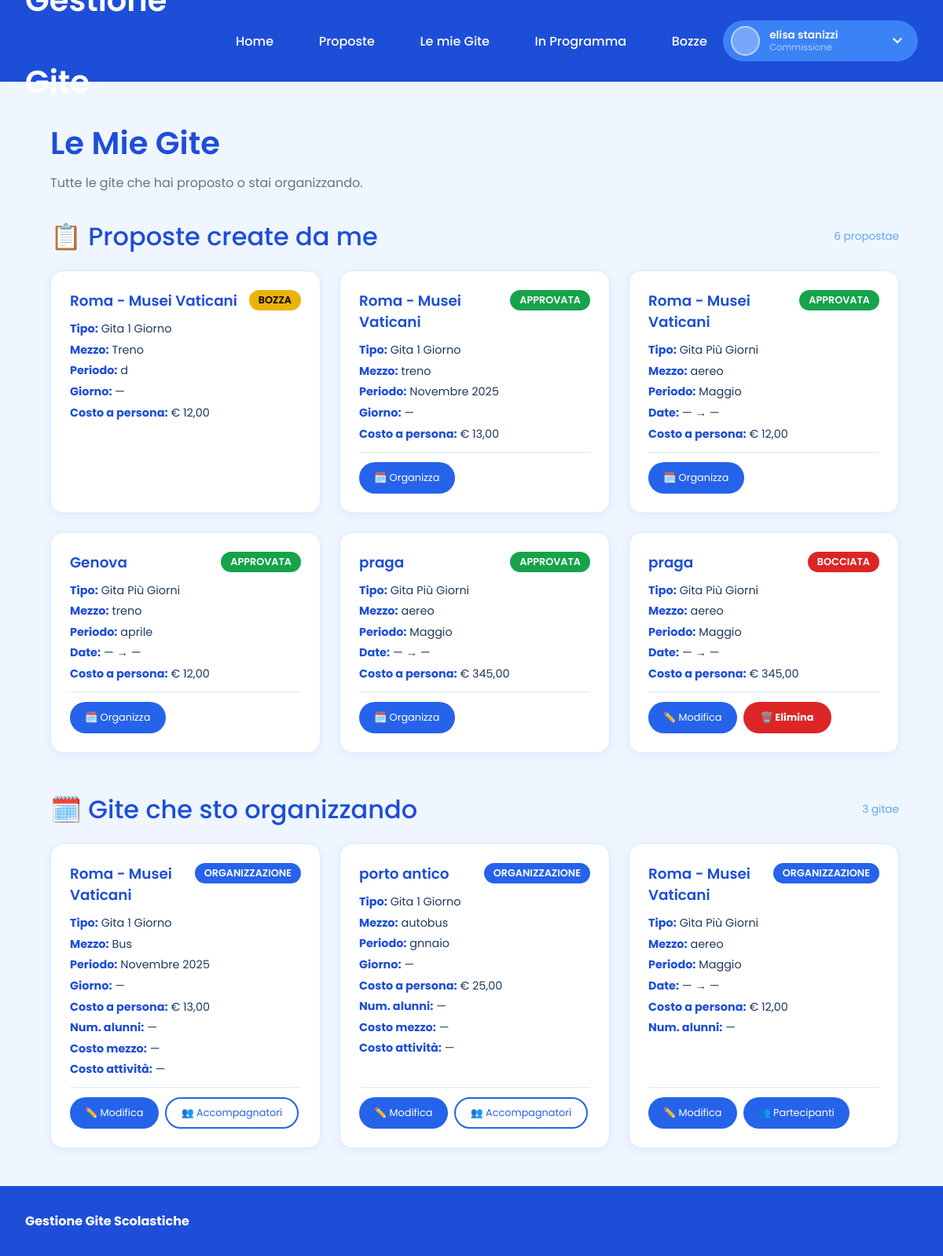
Page /mieGite.php (signed in) on the committed database.
### tables this page shows
CREATE TABLE `gita1g` (
  `idGita` int(11) NOT NULL,
  `idUtente` int(11) NOT NULL,
  `destinazione` varchar(255) NOT NULL,
  `descrizione` varchar(50) DEFAULT NULL,
  `mezzo` varchar(100) DEFAULT NULL,
  `periodo` varchar(100) DEFAULT NULL,
  `giorno` date DEFAULT NULL,
  `costoMezzo` decimal(10,2) DEFAULT NULL,
  `costoAttivita` decimal(10,2) DEFAULT NULL,
  `costoAPersona` decimal(10,2) DEFAULT NULL,
  `numAlunni` int(11) DEFAULT NULL,
  `classi` varchar(20) DEFAULT NULL,
  `idStato` int(11) NOT NULL
);

CREATE TABLE `statogita` (
  `IDStato` int(11) NOT NULL,
  `Stato` enum('Bozza','Approvata','Bocciata','Organizzazione','Conclusa') NOT NULL
);

CREATE TABLE `gite5` (
  `idGita` int(11) NOT NULL,
  `idUtente` int(11) NOT NULL,
  `destinazione` varchar(255) NOT NULL,
  `descrizione` varchar(50) DEFAULT NULL,
  `mezzo` varchar(100) DEFAULT NULL,
  `periodo` varchar(100) DEFAULT NULL,
  `giornoInizio` date DEFAULT NULL,
  `giornoFine` date DEFAULT NULL,
  `costoAPersona` decimal(10,2) DEFAULT NULL,
  `numAlunni` int(11) DEFAULT NULL,
  `classi` varchar(20) DEFAULT NULL,
  `idStato` int(11) NOT NULL
);

### mieGite.php (the view, shortened to what this page needs)
<?php
include('nav.php');
$idUtenteLoggato = $_SESSION['id_utente'];
$proposte = [];
$r1 = $conn->query("SELECT g.*, s.Stato, '1g' AS tipo FROM gita1g g JOIN statogita s ON g.idStato = s.IDStato WHERE g.idUtente = $idUtenteLoggato AND g.idStato IN (1,2,3) ORDER BY g.idGita DESC");
if ($r1) { while ($row = $r1->fetch_assoc()) $proposte[] = $row; }
$r2 = $conn->query("SELECT g.*, s.Stato, '5g' AS tipo FROM gite5 g JOIN statogita s ON g.idStato = s.IDStato WHERE g.idUtente = $idUtenteLoggato AND g.idStato IN (1,2,3) ORDER BY g.idGita DESC");
if ($r2) { while ($row = $r2->fetch_assoc()) $proposte[] = $row; }
$organizzate = [];
$r3 = $conn->query("
    SELECT g.*, s.Stato, '1g' AS tipo, 1 AS sono_autore
    FROM gita1g g JOIN statogita s ON g.idStato = s.IDStato
    WHERE g.idUtente = $idUtenteLoggato AND g.idStato IN (4,5)
    UNION
    SELECT g.*, s.Stato, '1g' AS tipo, 0 AS sono_autore
    FROM gita1g g JOIN statogita s ON g.idStato = s.IDStato
    JOIN accompagnatori a ON a.idgita = g.idGita AND a.tipo_gita = '1g'
    WHERE a.idutente = $idUtenteLoggato AND g.idUtente <> $idUtenteLoggato AND g.idStato IN (4,5)
    ORDER BY idGita DESC
");
if ($r3) { while ($row = $r3->fetch_assoc()) $organizzate[] = $row; }
$r4 = $conn->query("
    SELECT g.*, s.Stato, '5g' AS tipo, 1 AS sono_autore
    FROM gite5 g JOIN statogita s ON g.idStato = s.IDStato
    WHERE g.idUtente = $idUtenteLoggato AND g.idStato IN (4,5)
    UNION
    SELECT g.*, s.Stato, '5g' AS tipo, 0 AS sono_autore
    FROM gite5 g JOIN statogita s ON g.idStato = s.IDStato
    JOIN accompagnatori a ON a.idgita = g.idGita AND a.tipo_gita = '5g'
    WHERE a.idutente = $idUtenteLoggato AND g.idUtente <> $idUtenteLoggato AND g.idStato IN (4,5)
    ORDER BY idGita DESC
");
if ($r4) { while ($row = $r4->fetch_assoc()) $organizzate[] = $row; }
function badgeClass($stato) {
    switch ($stato) {
        case 'Approvata':      return 'badge-success';
        case 'Bocciata':       return 'badge-danger';
        case 'Bozza':          return 'badge-warning';
        case 'Organizzazione': return 'badge-primary';
    }
}
?>
<!DOCTYPE html>
<html lang="it">
<head>
    <link rel="stylesheet" href="style.css">
    <link rel="stylesheet" href="vetrina.css">
    <link rel="stylesheet" href="style_custom.css">
</head>
<body>
<div class="container">
<main class="content bozze-padding">
<div class="hero-section">
    <h2 style="margin-bottom:0.5rem;color:var(--blue-700);">Le Mie Gite</h2>
    <p>Tutte le gite che hai proposto o stai organizzando.</p>
</div>
<div class="table-section" style="margin-top:2rem;">
    <div style="display:flex;justify-content:space-between;align-items:center;margin-bottom:1.2rem;">
        <h3 style="margin:0;color:var(--blue-700);">📋 Proposte create da me</h3>
        <span style="font-size:0.85rem;color:var(--blue-400);"><?php echo count($proposte); ?> proposta<?php echo count($proposte) != 1 ? 'e' : ''; ?></span>
    </div>
    <?php if (count($proposte) === 0): ?>
        <p style="color:#64748b;font-style:italic;">Non hai ancora creato nessuna proposta.</p>
    <?php else: ?>
    <div class="miegite-grid">
        <?php foreach ($proposte as $row):
            $tipo      = $row['tipo'] === '1g' ? 'Gita 1 Giorno' : 'Gita Più Giorni';
            $dest      = htmlspecialchars($row['destinazione']);
            $destJs    = htmlspecialchars($row['destinazione'], ENT_QUOTES);
            $mezzo     = htmlspecialchars($row['mezzo'] ?? '');
            $mezzoJs   = htmlspecialchars($row['mezzo'] ?? '', ENT_QUOTES);
            $periodo   = htmlspecialchars($row['periodo'] ?? '');
            $periodoJs = htmlspecialchars($row['periodo'] ?? '', ENT_QUOTES);
            $descJs    = htmlspecialchars($row['descrizione'] ?? '', ENT_QUOTES);
            $classiJs  = htmlspecialchars($row['classi'] ?? '', ENT_QUOTES);
            $costoRaw  = $row['costoAPersona'] ?? 0;
            $costo     = $costoRaw !== null ? '€ ' . number_format($costoRaw, 2, ',', '.') : '—';
            $stato     = $row['Stato'];
            $badge     = badgeClass($stato);
            $id        = intval($row['idGita']);
            $tipoTabella = $row['tipo'];
            if ($row['tipo'] === '1g') {
                $data = $row['giorno'] ? date('d/m/Y', strtotime($row['giorno'])) : '—';
                $dataLabel = 'Giorno';
            } else {
                $ini = $row['giornoInizio'] ? date('d/m/Y', strtotime($row['giornoInizio'])) : '—';
                $fin = $row['giornoFine']   ? date('d/m/Y', strtotime($row['giornoFine']))   : '—';
                $data = "$ini → $fin";
                $dataLabel = 'Date';
            }
        ?>
        <div class="miegite-card">
            <div class="miegite-card-header">
                <h4 class="miegite-card-title"><?php echo $dest; ?></h4>
                <span class="badge <?php echo $badge; ?>"><?php echo $stato; ?></span>
            </div>
            <div class="miegite-card-body">
                <div class="miegite-card-info">
                    <span><strong>Tipo:</strong> <?php echo $tipo; ?></span>
                    <span><strong>Mezzo:</strong> <?php echo $mezzo ?: '—'; ?></span>
                    <span><strong>Periodo:</strong> <?php echo $periodo ?: '—'; ?></span>
                    <span><strong><?php echo $dataLabel; ?>:</strong> <?php echo $data; ?></span>
                    <span><strong>Costo a persona:</strong> <?php echo $costo; ?></span>
                </div>
            </div>
            <?php if ($stato === 'Approvata'): ?>
            <div class="miegite-card-footer">
                <button type="button" class="button xs"
                    data-id="<?php echo $id; ?>"
                    data-dest="<?php echo $destJs; ?>"
                    data-desc="<?php echo $descJs; ?>"
                    data-mezzo="<?php echo $mezzoJs; ?>"
                    data-periodo="<?php echo $periodoJs; ?>"
                    data-classi="<?php echo $classiJs; ?>"
                    data-costo="<?php echo floatval($costoRaw); ?>"
                    data-tipo="<?php echo $tipoTabella; ?>"
                    onclick="apriOrg(this)">
                    🗓️ Organizza
                </button>
            </div>
            <?php elseif ($stato === 'Bocciata'): ?>
            <div class="miegite-card-footer">
                <button type="button" class="button xs"
                    onclick="apriModifica(<?php echo $id; ?>,'<?php echo $destJs; ?>','<?php echo $mezzoJs; ?>','<?php echo $periodoJs; ?>',<?php echo floatval($costoRaw); ?>,'<?php echo $tipoTabella; ?>')">
                    ✏️ Modifica
                </button>
                <button type="button" class="button cancel xs"
                    onclick="apriElimina(<?php echo $id; ?>,'<?php echo $destJs; ?>','<?php echo $tipoTabella; ?>')">
                    🗑️ Elimina
                </button>
            </div>
            <?php endif; ?>
        </div>
        <?php endforeach; ?>
    </div>
    <?php endif; ?>
</div>
<div class="table-section" style="margin-top:3rem;">
    <div style="display:flex;justify-content:space-between;align-items:center;margin-bottom:1.2rem;">
        <h3 style="margin:0;color:var(--blue-700);">🗓️ Gite che sto organizzando</h3>
        <span style="font-size:0.85rem;color:var(--blue-400);"><?php echo count($organizzate); ?> gita<?php echo count($organizzate) != 1 ? 'e' : ''; ?></span>
    </div>
    <?php if (count($organizzate) === 0): ?>
        <p style="color:#64748b;font-style:italic;">Non stai organizzando nessuna gita al momento.</p>
    <?php else: ?>
    <div class="miegite-grid">
        <?php foreach ($organizzate as $row):
            $tipo    = $row['tipo'] === '1g' ? 'Gita 1 Giorno' : 'Gita Più Giorni';
            $dest    = htmlspecialchars($row['destinazione']);
            $destJs  = htmlspecialchars($row['destinazione'], ENT_QUOTES);
            $mezzo   = htmlspecialchars($row['mezzo'] ?? '—');
            $mezzoJs = htmlspecialchars($row['mezzo'] ?? '', ENT_QUOTES);
            $periodo = htmlspecialchars($row['periodo'] ?? '—');
            $periodoJs = htmlspecialchars($row['periodo'] ?? '', ENT_QUOTES);
            $descJs  = htmlspecialchars($row['descrizione'] ?? '', ENT_QUOTES);
            $classiJs= htmlspecialchars($row['classi'] ?? '', ENT_QUOTES);
            $costo   = $row['costoAPersona'] !== null ? '€ ' . number_format($row['costoAPersona'], 2, ',', '.') : '—';
            $stato   = $row['Stato'];
            $badge   = badgeClass($stato);
            $numAl   = $row['numAlunni'] !== null ? $row['numAlunni'] : '—';
            $id      = intval($row['idGita']);
            $tipoTabella = $row['tipo'];
            if ($row['tipo'] === '1g') {
                $dataRaw   = $row['giorno'] ?? '';
                $data      = $dataRaw ? date('d/m/Y', strtotime($dataRaw)) : '—';
                $dataLabel = 'Giorno';
                $costoMezzoRaw = $row['costoMezzo'] ?? '';
                $costoAttRaw   = $row['costoAttivita'] ?? '';
                $costoAPRaw    = $row['costoAPersona'] ?? '';
                $costoMezzo = $costoMezzoRaw !== null && $costoMezzoRaw !== '' ? '€ ' . number_format($costoMezzoRaw, 2, ',', '.') : '—';
                $costoAtt   = $costoAttRaw   !== null && $costoAttRaw   !== '' ? '€ ' . number_format($costoAttRaw,   2, ',', '.') : '—';
                $extraInfo  = "<span><strong>Costo mezzo:</strong> $costoMezzo</span><span><strong>Costo attività:</strong> $costoAtt</span>";
            } else {
                $ini = $row['giornoInizio'] ? date('d/m/Y', strtotime($row['giornoInizio'])) : '—';
                $fin = $row['giornoFine']   ? date('d/m/Y', strtotime($row['giornoFine']))   : '—';
                $data      = "$ini → $fin";
                $dataLabel = 'Date';
                $extraInfo = "";
                $costoMezzoRaw = '';
                $costoAttRaw   = '';
                $costoAPRaw    = $row['costoAPersona'] ?? '';
            }
        ?>
        <div class="miegite-card">
            <div class="miegite-card-header">
                <h4 class="miegite-card-title"><?php echo $dest; ?></h4>
                <span class="badge <?php echo $badge; ?>"><?php echo $stato; ?></span>
            </div>
            <div class="miegite-card-body">
                <div class="miegite-card-info">
                    <span><strong>Tipo:</strong> <?php echo $tipo; ?></span>
                    <span><strong>Mezzo:</strong> <?php echo $mezzo; ?></span>
                    <span><strong>Periodo:</strong> <?php echo $periodo; ?></span>
                    <span><strong><?php echo $dataLabel; ?>:</strong> <?php echo $data; ?></span>
                    <span><strong>Costo a persona:</strong> <?php echo $costo; ?></span>
                    <span><strong>Num. alunni:</strong> <?php echo $numAl; ?></span>
                    <?php echo $extraInfo; ?>
                </div>
            </div>
            <div class="miegite-card-footer">
                <button type="button" class="button xs"
                    data-id="<?php echo $id; ?>"
                    data-tipo="<?php echo $tipoTabella; ?>"
                    data-dest="<?php echo $destJs; ?>"
                    data-desc="<?php echo $descJs; ?>"
                    data-mezzo="<?php echo $mezzoJs; ?>"
                    data-periodo="<?php echo $periodoJs; ?>"
                    data-classi="<?php echo $classiJs; ?>"
                    data-giorno="<?php echo htmlspecialchars($row['tipo']==='1g' ? ($row['giorno']??'') : '', ENT_QUOTES); ?>"
                    data-giorno-inizio="<?php echo htmlspecialchars($row['tipo']==='5g' ? ($row['giornoInizio']??'') : '', ENT_QUOTES); ?>"
                    data-giorno-fine="<?php echo htmlspecialchars($row['tipo']==='5g' ? ($row['giornoFine']??'') : '', ENT_QUOTES); ?>"
                    data-costo-mezzo="<?php echo $costoMezzoRaw; ?>"
                    data-costo-att="<?php echo $costoAttRaw; ?>"
                    data-costo-ap="<?php echo $costoAPRaw; ?>"
                    data-num-alunni="<?php echo $row['numAlunni'] ?? ''; ?>"
                    onclick="apriModOrg(this)">
                    ✏️ Modifica
                </button>
                <?php if ($row['tipo'] === '1g'):
                    $accRes = $conn->query("SELECT CONCAT(u.Nome,' ',u.Cognome) AS nome FROM accompagnatori a JOIN utente u ON a.idutente=u.IDUtente WHERE a.idgita={$row['idGita']} AND a.tipo_gita='1g' ORDER BY u.Cognome,u.Nome");
                    $accList = [];
                    if ($accRes) { while ($aRow = $accRes->fetch_assoc()) $accList[] = $aRow['nome']; }
                    $accJson = htmlspecialchars(json_encode($accList), ENT_QUOTES);
                ?>
                <button type="button" class="button xs outline"
                    data-dest="<?php echo $destJs; ?>"
                    data-acc="<?php echo $accJson; ?>"
                    onclick="apriAccompagnatori(this)">👥 Accompagnatori</button>
                <?php endif; ?>
                <?php if ($row['tipo'] === '5g'): ?>
                <a href="partecipanti.php?id=<?php echo $row['idGita']; ?>" class="button xs" style="text-decoration:none;">👥 Partecipanti</a>
                <?php endif; ?>
            </div>
        </div>
        <?php endforeach; ?>
    </div>
    <?php endif; ?>
</div>
</main>
<footer><div class="footer-container"><div class="footer-left"><p><strong>Gestione Gite Scolastiche</strong></p></div></div></footer>
</div>
</body>
</html>

### rows in the picture
gita1g: destinazione "Roma - Musei Vaticani", idStato.Stato "BOZZA", tipo "Gita 1 Giorno", mezzo "Treno", periodo "d", dataLabel "Giorno", giorno "—", costoAPersona "€ 12,00"
gita1g: destinazione "Roma - Musei Vaticani", idStato.Stato "APPROVATA", tipo "Gita 1 Giorno", mezzo "treno", periodo "Novembre 2025", dataLabel "Giorno", giorno "—", costoAPersona "€ 13,00"
gite5: destinazione "Roma - Musei Vaticani", idStato.Stato "APPROVATA", tipo "Gita Più Giorni", mezzo "aereo", periodo "Maggio", dataLabel "Date", data "— → —", costoAPersona "€ 12,00"
gite5: destinazione "Genova", idStato.Stato "APPROVATA", tipo "Gita Più Giorni", mezzo "treno", periodo "aprile", dataLabel "Date", data "— → —", costoAPersona "€ 12,00"
gite5: destinazione "praga", idStato.Stato "APPROVATA", tipo "Gita Più Giorni", mezzo "aereo", periodo "Maggio", dataLabel "Date", data "— → —", costoAPersona "€ 345,00"
gite5: destinazione "praga", idStato.Stato "BOCCIATA", tipo "Gita Più Giorni", mezzo "aereo", periodo "Maggio", dataLabel "Date", data "— → —", costoAPersona "€ 345,00"

### other values in the picture
$nome_utente "elisa stanizzi"
count($proposte) "6"
count($organizzate) "3"
$dest "Roma - Musei Vaticani"
$stato "ORGANIZZAZIONE"
$tipo "Gita 1 Giorno"
$mezzo "Bus"
$periodo "Novembre 2025"
$dataLabel "Giorno"
$data "—"
$costo "€ 13,00"
$numAl "—"
$costoMezzo "—"
$costoAtt "—"
$dest "porto antico"
